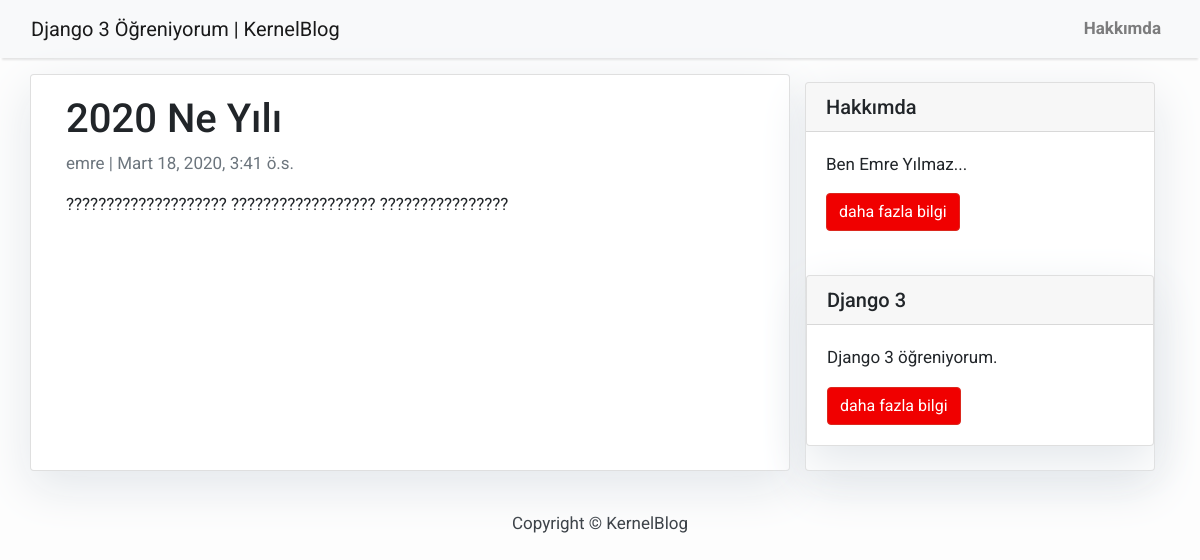
The app's page /2020-ne-yili/ with its own data.
### blog/models.py (models this page shows, shortened)
class Post(models.Model):
    title = models.CharField(max_length=200, unique=True)
    slug = models.SlugField(max_length=200, unique=True)
    author = models.ForeignKey(User, on_delete= models.CASCADE,related_name='blog_posts')
    updated_on = models.DateTimeField(auto_now= True)
    content = models.TextField()
    created_on = models.DateTimeField(auto_now_add=True)
    status = models.IntegerField(choices=STATUS, default=0)
    class Meta:
        ordering = ['-created_on']

### blog/views.py (the view)
# urls.py: path('<slug:slug>/', views.PostDetail.as_view(), name='post_detail'),
class PostDetail(generic.DetailView):
    model = Post
    template_name = 'post_detail.html'

### templates/post_detail.html
{% extends 'base.html' %} {% block content %}
<div class="container">
  <div class="row">
    <div class="col-md-8 card mb-4  mt-3 left  top">
      <div class="card-body">
        <h1>{% block title %} {{ object.title }} {% endblock title %}</h1>
        <p class=" text-muted">{{ post.author }} | {{ post.created_on }}</p>
        <p class="card-text ">{{ object.content | safe }}</p>
      </div>
    </div>
    {% block sidebar %} {% include 'sidebar.html' %} {% endblock sidebar %}
  </div>
</div>
{% endblock content %}

### templates/base.html (style rules this page uses)
body { font-family: "Roboto", sans-serif; font-size: 17px; background-color: #fdfdfd; }

### templates/sidebar.html (style rules this page uses)
.card { box-shadow: 0 16px 48px #E3E7EB; }

### records on screen
Post: title "2020 Ne Yılı", author "emre", created_on "Mart 18, 2020, 3:41 ö.s.", content "???????????????????? ?????????????????? ????????????????"
